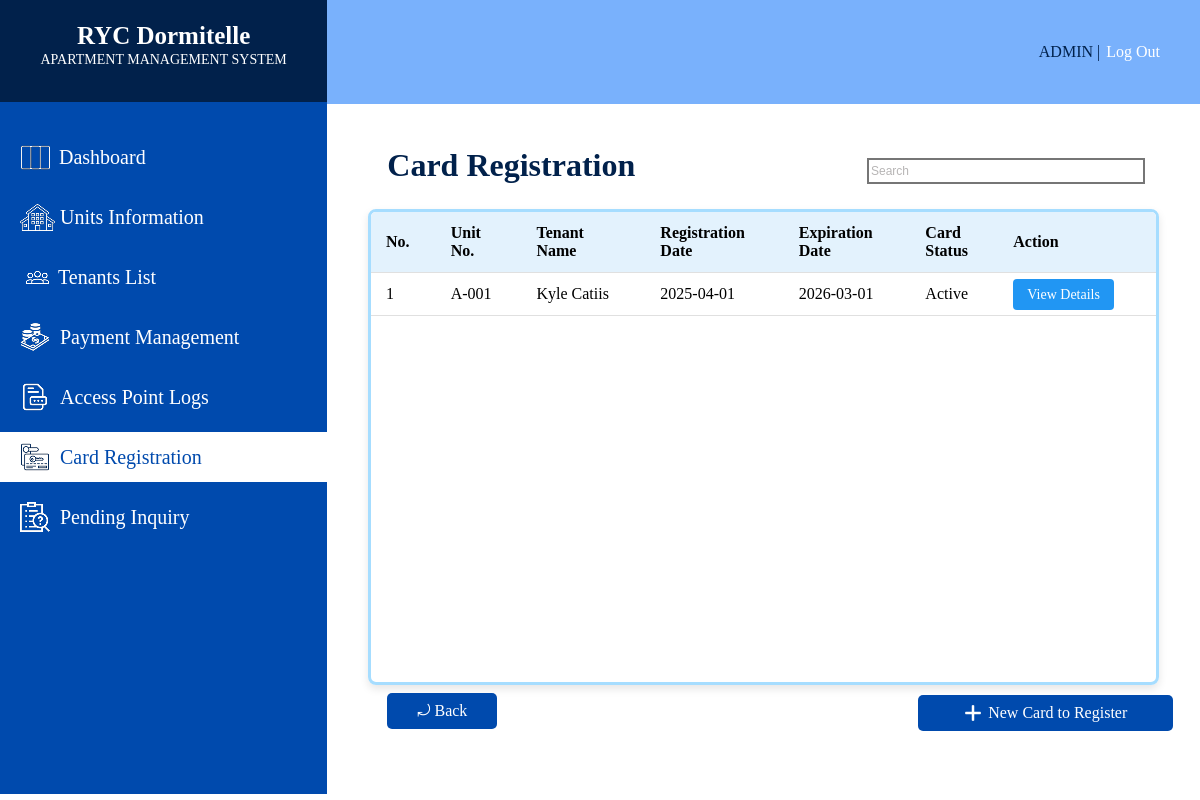
Screenshot of /CARDREGISTRATION.php with the database file from the repository.
### tables this page shows
CREATE TABLE `card_registration` (
  `card_no` varchar(15) NOT NULL,
  `unit_no` varchar(10) NOT NULL,
  `tenant_ID` varchar(12) NOT NULL,
  `registration_date` date NOT NULL,
  `card_expiry` date NOT NULL,
  `card_status` varchar(10) NOT NULL
);

CREATE TABLE `tenant_unit` (
  `tenant_ID` varchar(12) NOT NULL,
  `unit_no` varchar(10) NOT NULL,
  `start_date` date NOT NULL,
  `end_date` date NOT NULL,
  `occupant_count` smallint(2) NOT NULL,
  `deposit` mediumint(6) NOT NULL,
  `balance` mediumint(6) NOT NULL,
  `payment_due` varchar(30) NOT NULL,
  `billing_period` varchar(31) NOT NULL,
  `status` varchar(10) NOT NULL
);

CREATE TABLE `tenants` (
  `tenant_ID` varchar(12) NOT NULL,
  `tenant_name` varchar(15) NOT NULL,
  `contact_number` varchar(13) NOT NULL,
  `email` varchar(30) NOT NULL,
  `emergency_contact_name` varchar(25) NOT NULL,
  `emergency_contact_num` varchar(13) NOT NULL,
  `tenant_image` varchar(255) NOT NULL
);

### CARDREGISTRATION.php (the view, shortened to what this page needs)
<?php
$servername = "localhost";
$username = "root";
$password = "";
$dbname = "ryc_dormitelle";
$conn = new mysqli($servername, $username, $password, $dbname);
$sql = "SELECT tenant_unit.unit_no, tenants.tenant_name, registration_date, card_expiry, card_status
        FROM card_registration
        LEFT JOIN tenant_unit ON card_registration.tenant_ID = tenant_unit.tenant_ID
        INNER JOIN tenants ON tenant_unit.tenant_ID = tenants.tenant_ID";
$result = $conn->query($sql);
?>
<!DOCTYPE html>
<html lang="en">
<head>
</head>
<body>
    <div class="sideBar">
        <div class="systemTitle">
            <h1>RYC Dormitelle</h1>
            <p>APARTMENT MANAGEMENT SYSTEM</p>
        </div>
        <div class="sidebarContent">
            <div class="card">
                <a href="DASHBOARD.php" class="changeicon">
                    <img src="sidebarIcons/DashboardIconWht.png" alt="Dashboard Icon" class="DsidebarIcon" style="margin-right: 8px;">
                    Dashboard
                </a>
            </div>
            <div class="card">
                <a href="UNITSINFORMATION.php">
                    <img src="sidebarIcons/UnitsInfoIconWht.png" alt="Units Information Icon" class="UIsidebarIcon" style="margin-right: 5px;">
                    Units Information</a>
            </div>
            <div class="card">
                <a href="TENANTSLIST.php">
                    <img src="sidebarIcons/TenantsInfoIconWht.png" alt="Tenants Information Icon" class="THsidebarIcon" style="margin-right: 3px;">
                    Tenants List</a>
            </div>
            <div class="card">
                <a href="PAYMENTMANAGEMENT.php">
                    <img src="sidebarIcons/PaymentManagementIconWht.png" alt="Payment Management Icon" class="PMsidebarIcon" style="margin-right: 10px;">
                    Payment Management</a>
            </div>
            <div class="card">
                <a href="ACCESSPOINTLOGS.php">
                    <img src="sidebarIcons/AccesspointIconWht.png" alt="Access Point Logs Icon" class="APLsidebarIcon" style="margin-right: 10px;">
                    Access Point Logs</a>
            </div>
            <div class="card">
                <a href="CARDREGISTRATION.php" style="background-color: #FFFF; color: #004AAD;">
                    <img src="sidebarIcons/CardregisterIcon.png" alt="Card Registration Icon" class="CGsidebarIcon" style="margin-right: 10px;">
                    Card Registration</a>
            </div>
            <div class="card">
                <a href="PENDINGINQUIRY.php">
                    <img src="sidebarIcons/PendingInquiryIconWht.png" alt="Pending Inquiry Icon" class="PIsidebarIcon" style="margin-right: 10px;">
                    Pending Inquiry</a>
            </div>
        </div>
    </div>
        <div class="mainBody">
            <div class="header">
                <div class="headerContent">
                    <a href="ADMINPROFILE.php" class="adminTitle">ADMIN</a>
                    <p class="adminLogoutspace">&nbsp;|&nbsp;</p>
                    <a href="LOGIN.php" class="logOutbtn">Log Out</a>
                </div>
            </div>
            <div class="mainContent">
                <div class="tenantHistoryHead">
                    <h4>Card Registration</h4>
                    <input type="text" placeholder="Search" class="searbar">
                </div>
                <div class="table-container">
                    <div class="table-scroll">
                      <table>
                        <thead>
                          <tr>
                            <th>No.</th>
                            <th>Unit<br>No.</th>
                            <th>Tenant<br>Name</th>
                            <th>Registration<br>Date</th>
                            <th>Expiration<br>Date</th>
                            <th>Card<br>Status</th>
                            <th>Action</th>
                          </tr>
                        </thead>
                        <tbody>
                            <?php
                            if ($result->num_rows > 0) {
                                $count = 1;
                                while($row = $result->fetch_assoc()) {
                                    echo "<tr>";
                                    echo "<td>" . $count++ . "</td>";
                                    echo "<td>" . htmlspecialchars($row['unit_no']) . "</td>";
                                    echo "<td>" . htmlspecialchars($row['tenant_name']) . "</td>";
                                    echo "<td>" . htmlspecialchars($row['registration_date']) . "</td>";
                                    echo "<td>" . htmlspecialchars($row['card_expiry']) . "</td>";
                                    echo "<td>" . htmlspecialchars($row['card_status']) . "</td>";
                                    echo "<td><a href='CARDRENEWORDELETE.php' class='action-btn'>View Details</a></td>";
                                    echo "</tr>";
                                }
                            } else {
                                echo "<tr><td colspan='7' style='text-align:center;'>No records found</td></tr>";
                            }
                            ?>
                        </tbody>
                      </table>
                    </div>
                  </div>
            </div>
            <div class="footbtnContainer">
                <a href="DASHBOARD.php" class="backbtn">&#10558; Back</a>
                <a href="CARDREGISTER.php" class="addtenantbtn">
                    <img src="UnitsInfoIcons/pluswht.png" alt="Plus Sign" class="addtenantbtnIcon">
                    New Card to Register</a>
            </div>
        </div>
</body>
</html>

### CARDREGISTRATION.php (style rules this page uses)
body { display: flex; margin: 0; background-color: #FFFF; }
.sideBar { width: 450px; height: 100%; background-color: #01214B; }
.systemTitle { text-align: center; height: 10vh; padding-bottom: 5.3px; }
.systemTitle h1 { font-size: 25px; font-family: Inria Serif; align-items: center; position: relative; top: 5px; color: #FFFF; }
.systemTitle p { font-size: 14px; font-family: Inria Serif; position: relative; bottom: 10px; color: #FFFF; }
.sidebarContent { padding-top: 20px; height: 84vh; background-color: #004AAD; display: block; }
.card { width: 100%; height: 50px; display: flex; margin: 10px 0px 10px; align-items: center; justify-content: center; }
.card a { margin: auto 0px auto 0px; font-size: 20px; padding-left: 20px; font-weight: 500; display: flex; text-decoration: none; align-items: center; color: #01214B; height: 100%; width: 100%; background-color: #004AAD; color: white; }
.mainBody { width: 100vw; height: 100%; background-color: white; }
.header { height: 13vh; width: 100%; background-color: #79B1FC; display: flex; justify-content: end; align-items: center; }
.headerContent { margin-right: 40px; display: flex; justify-content: center; align-items: center; }
.adminTitle { font-size: 16px; color: #01214B; position: relative; text-decoration: none; }
.adminLogoutspace { font-size: 16px; color: #01214B; position: relative; text-decoration: none; }
.logOutbtn { font-size: 16px; color: #FFFF; position: relative; margin-left: 2px; text-decoration: none; }
.mainContent { height: 100%; width: 100%; margin: 0px auto; background-color: #FFFF; }
.tenantHistoryHead { display: flex; justify-content: space-between; width: 100%; align-items: center; }
.tenantHistoryHead h4 { color: #01214B; font-size: 32px; margin-left: 60px; height: 20px; align-items: center; }
.searbar { height: 20px; width: 270px; margin-right: 55px; border-style: solid; font-size: 12px; position: relative; top: 14px; }
::placeholder { color: #B7B5B5; opacity: 1; }
.table-container { width: 90%; margin: 0 auto; border: 3px solid #A6DDFF; border-radius: 8px; height: 470px; overflow: hidden; box-shadow: 0 4px 8px rgba(0,0,0,0.1); }
.table-scroll { max-height: 500px; overflow-y: auto; overflow-x: auto; scrollbar-width: none; }
table { width: 100%; border-collapse: collapse; border-color: #A6DDFF; background-color: white; }
th, td { padding: 12px 15px; text-align: left; border-bottom: 1px solid #e0e0e0; }
th { background-color: #e3f2fd; font-weight: bold; position: sticky; top: 0; z-index: 1; }
.action-btn { background-color: #2196f3; color: white; border: none; padding: 8px 14px; border-radius: 4px; cursor: pointer; text-decoration: none; font-size: 14px; }
.footbtnContainer { width: 90%; height: 20px; margin-left: 60px; display: flex; position: relative; top: 38px; justify-content: space-between; align-items: center; }
.backbtn { height: 36px; width: 110px; position: relative; display: flex; align-items: center; justify-content: center; bottom: 22px; background-color: #004AAD; color: #FFFFFF; text-decoration: none; border-radius: 5px; }
.addtenantbtn { height: 36px; width: 255px; position: relative; display: flex; align-items: center; justify-content: center; bottom: 20px; background-color: #004AAD; color: #FFFFFF; text-decoration: none; border-radius: 5px; }
.addtenantbtnIcon { height: 20px; width: 20px; margin-right: 5px; }

### rows the page displays
card_registration: tenant_unit.unit_no "A-001", tenant_ID.tenant_name "Kyle Catiis", registration_date "2025-04-01", card_expiry "2026-03-01", card_status "Active"
